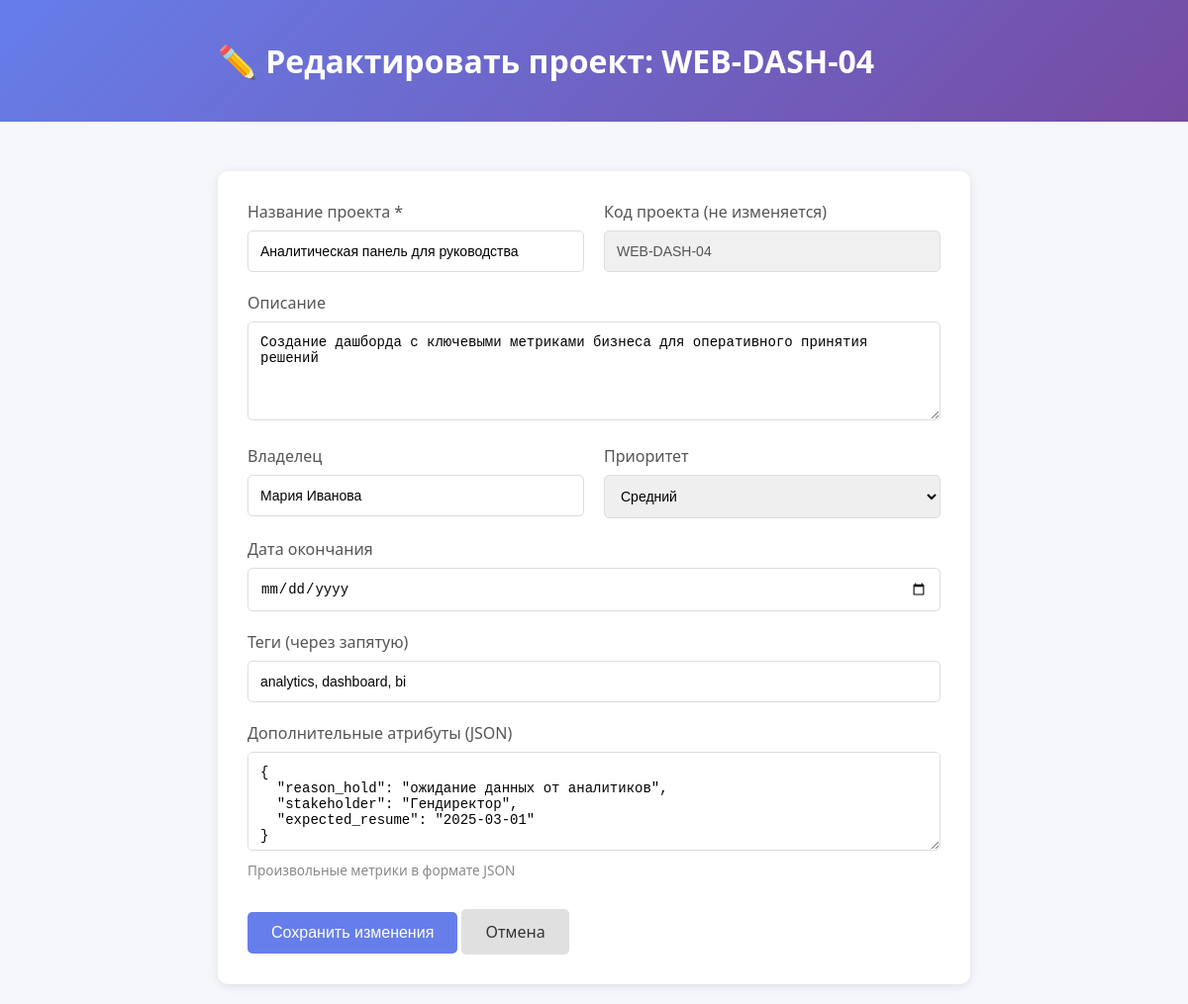
Page /project/2/edit on the committed database.
### tables this page shows
CREATE TABLE projects (
                id INTEGER PRIMARY KEY AUTOINCREMENT,
                name TEXT NOT NULL,
                code TEXT UNIQUE NOT NULL,
                description TEXT,
                owner TEXT,
                priority TEXT DEFAULT 'Medium',
                current_status TEXT DEFAULT 'Инициация',
                start_date TEXT,
                end_date TEXT,
                meta_attributes TEXT DEFAULT '{}',
                tags TEXT DEFAULT '[]',
                is_archived INTEGER DEFAULT 0,
                created_at TEXT DEFAULT CURRENT_TIMESTAMP,
                updated_at TEXT DEFAULT CURRENT_TIMESTAMP
            );

### app.py (the view, shortened to what this page needs)
@app.route('/project/<int:project_id>/edit', methods=['GET', 'POST'])
def edit_project(project_id):
    conn = get_db()
    cursor = conn.cursor()
    cursor.execute("SELECT * FROM projects WHERE id = ?", (project_id,))
    project = cursor.fetchone()
    conn.close()
    if not project:
        flash('Проект не найден', 'error')
        return redirect(url_for('index'))
    return render_template('edit_project.html', project=project)

### app.py (called while the page is built)
@app.template_filter('fromjson')
def fromjson_filter(value):
    try:
        return json.loads(value) if value else []
    except:
        return []

@app.template_filter('tojson')
def tojson_filter(value, indent=None):
    try:
        if indent is not None:
            return json.dumps(value, indent=indent, ensure_ascii=False)
        return json.dumps(value, ensure_ascii=False)
    except:
        return '{}'

def get_db():
    conn = sqlite3.connect(DB_PATH)
    conn.row_factory = sqlite3.Row
    return conn

### templates/edit_project.html (shortened to what this page needs)
<!DOCTYPE html>
<html lang="ru">
<head>
</head>
<body>
    <header>
        <div class="container">
            <h1>✏️ Редактировать проект: {{ project.code }}</h1>
        </div>
    </header>
    <div class="container">
        <div class="form-card">
            <form method="POST">
                <div class="two-columns">
                    <div class="form-group">
                        <label>Название проекта *</label>
                        <input type="text" name="name" required value="{{ project.name }}">
                    </div>
                    <div class="form-group">
                        <label>Код проекта (не изменяется)</label>
                        <input type="text" value="{{ project.code }}" disabled style="background: #f0f0f0;">
                    </div>
                </div>
                <div class="form-group">
                    <label>Описание</label>
                    <textarea name="description">{{ project.description or '' }}</textarea>
                </div>
                <div class="two-columns">
                    <div class="form-group">
                        <label>Владелец</label>
                        <input type="text" name="owner" value="{{ project.owner or '' }}">
                    </div>
                    <div class="form-group">
                        <label>Приоритет</label>
                        <select name="priority">
                            <option value="Medium" {% if project.priority == 'Medium' %}selected{% endif %}>Средний</option>
                        </select>
                    </div>
                </div>
                <div class="form-group">
                    <label>Дата окончания</label>
                    <input type="date" name="end_date" value="{{ project.end_date or '' }}">
                </div>
                <div class="form-group">
                    <label>Теги (через запятую)</label>
                    <input type="text" name="tags" value="{% if project.tags %}{{ project.tags|fromjson|join(', ') }}{% endif %}">
                </div>
                <div class="form-group">
                    <label>Дополнительные атрибуты (JSON)</label>
                    <textarea name="meta_attributes">{% if project.meta_attributes %}{{ project.meta_attributes|fromjson|tojson(indent=2) }}{% else %}{}{% endif %}</textarea>
                    <small>Произвольные метрики в формате JSON</small>
                </div>
                <div style="margin-top: 30px;">
                    <button type="submit" class="btn btn-primary">Сохранить изменения</button>
                    <a href="/project/{{ project.id }}" class="btn btn-secondary">Отмена</a>
                </div>
            </form>
        </div>
    </div>
</body>
</html>

### templates/edit_project.html (style rules this page uses)
* { margin: 0; padding: 0; box-sizing: border-box; }
body { font-family: 'Segoe UI', Tahoma, Geneva, Verdana, sans-serif; background: #f5f7fa; color: #333; }
.container { max-width: 800px; margin: 0 auto; padding: 20px; }
header { background: linear-gradient(135deg, #667eea 0%, #764ba2 100%); color: white; padding: 20px 0; margin-bottom: 30px; }
header h1 { font-size: 2em; }
.form-card { background: white; border-radius: 10px; box-shadow: 0 2px 10px rgba(0,0,0,0.1); padding: 30px; }
.form-group { margin-bottom: 20px; }
.form-group label { display: block; margin-bottom: 8px; font-weight: 500; color: #555; }
.form-group input, .form-group select, .form-group textarea { width: 100%; padding: 12px; border: 1px solid #ddd; border-radius: 5px; font-size: 14px; }
.form-group textarea { resize: vertical; min-height: 100px; }
.form-group small { color: #888; font-size: 0.85em; margin-top: 5px; display: block; }
.btn { display: inline-block; padding: 12px 24px; border-radius: 5px; text-decoration: none; font-size: 1em; cursor: pointer; border: none; }
.btn-primary { background: #667eea; color: white; }
.btn-secondary { background: #e0e0e0; color: #333; }
.two-columns { display: grid; grid-template-columns: 1fr 1fr; gap: 20px; }

### rows in the picture
projects: code "WEB-DASH-04", name "Аналитическая панель для руководства", description "Создание дашборда с ключевыми метриками бизнеса для оперативного принятия решений", owner "Мария Иванова", priority "Средний", tags "analytics, dashboard, bi", meta_attributes "{ \"reason_hold\": \"ожидание данных от аналитиков\", \"stakeholder\": \"Гендиректор\", \"expected_resume\": \"2025-03-01\" }"
